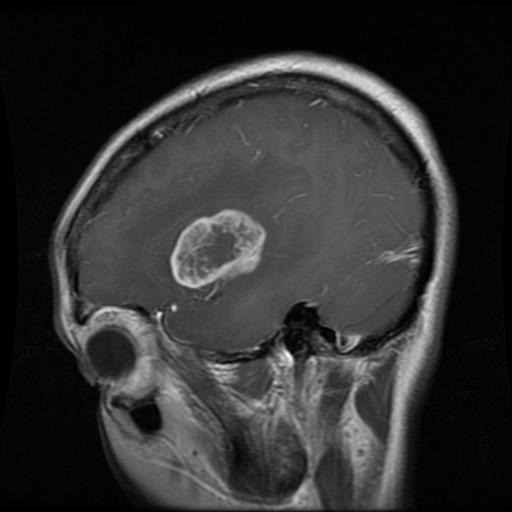
#> input picture Federated_Medical_Machine_Learning/Code/data/Training/glioma_tumor/gg (104).jpg, 512 x 512 px; its folder holds only this picture in this run
$ python utils.py
#> lines starting #> are read from the running program, lines starting #| are printed output that depends on the picture
import pathlib

import numpy as np
import os
import cv2

from pydicom import dcmread, uid

from sklearn.utils import shuffle
from sklearn.model_selection import train_test_split

IMG_SIZE = 160

def get_labels():
    return ['glioma_tumor', 'meningioma_tumor', 'no_tumor', 'pituitary_tumor']


def read_img(path):
    img = cv2.imread(path, 0)
#> img is the input picture: shape (512, 512); min 0, max 255, mean 49
    img = cv2.resize(img, (IMG_SIZE, IMG_SIZE))
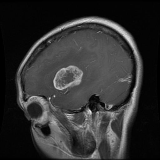
#> img: shape (160, 160); min 0, max 236, mean 49
    return img


def load_training_data(val_size=0.2):
    path = './data/'
    labels = get_labels()

    X = []
    y = []

    # Get the images from both the training and testing directories (we will split them ourselves)
    for label in labels:
        trainingLoc = 'Training/' + label
        trainLabelPath = os.path.join(path, trainingLoc)

        # read all the images from the training directory
        for imgFilename in os.listdir(trainLabelPath):
            X.append(read_img(os.path.join(trainLabelPath, imgFilename)))
            y.append(labels.index(label))
#> pass 2 of the loop in load_training_data, `for label in labels:`:
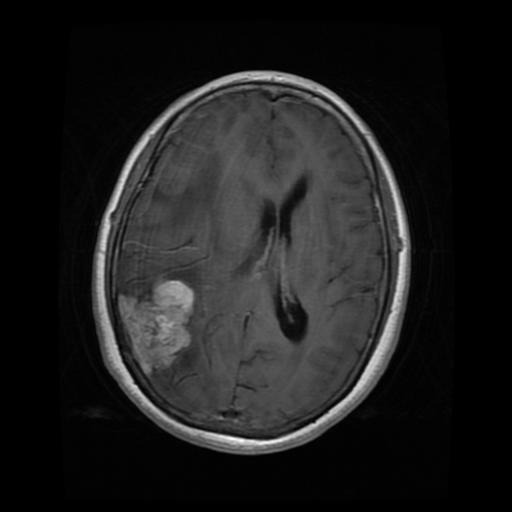
#> input picture Federated_Medical_Machine_Learning/Code/data/Training/meningioma_tumor/m (108).jpg, 512 x 512 px
#> in read_img, img is the input picture: shape (512, 512); min 0, max 254, mean 29.8
#> in read_img (call 2), `img = cv2.resize(img, (IMG_SIZE, IMG_SIZE))`:
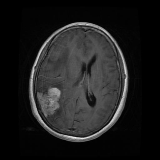
#> img: shape (160, 160); min 0, max 238, mean 29.7


    # Convert everything to numpy arrays
    X = np.array(X)
    X = X / 255.0
    y = np.array(y)

    # Shuffle so that all the same labels aren't next to each other
    X, y = shuffle(X, y)

    X_train, X_val, y_train, y_val = train_test_split(X, y, test_size=val_size)

    return X_train, X_val, y_train, y_val


def load_partition(index):
    num_clients = 4
    part_size = 1 / num_clients
    X_train, X_val, y_train, y_val = load_training_data(0.2)
    return (
        X_train[round(index * len(X_train) * part_size) : round((index+1) * len(X_train) * part_size)],
        X_val[round(index * len(X_val) * part_size) : round((index+1) * len(X_val) * part_size)],
        y_train[round(index * len(y_train) * part_size) : round((index+1) * len(y_train) * part_size)],
        y_val[round(index * len(y_val) * part_size) : round((index+1) * len(y_val) * part_size)]
    )


# [44 lines left out: functions load_testing_data, load_data_dicom, not called in this run]


if __name__ == '__main__':
    # test to see that function works properly
     #load_random_subset(0.2)
#> (the run stopped early here; a loop or call above may not have finished)
